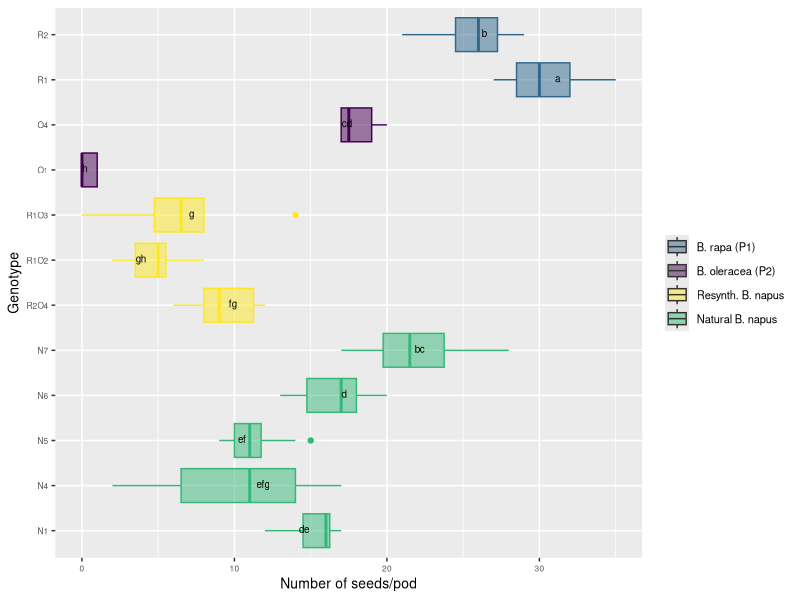

Write R code to recreate this figure.
# Comparison 1X: seeds_per_pod in Resynth. B.napus

#install packages 
install.packages("multcompView")
install.packages("viridis")

#load
library(viridis)
library(viridisLite)
library(tidyverse)
library(dplyr)
library(ggplot2)
library(ggpubr)
library(datasets)
library(multcompView)

# vollständige Rohdatentabelle laden ##########################################
#Im Projekt EPPN-DATA-ANALYSES ist dies das wd. Kann nicht geändert werden. 
# Daher Rohdatentabelle direkt von dort laden. 
getwd()
DATA <- read_csv("EPPN raw data complete 220419.csv")

#drop first column
DATA = DATA[,2:37]
View(DATA)

str(DATA)

#Correct genotype names of synth. B. napus (was not possible in raw data table without destroying formatting)

# 1.Convert factor to character (nicht nötig, weil Character)
#DATA$Genotype <- as.character(DATA$Genotype) 

# 2. Correct genotype names
DATA$Genotype[DATA$Genotype == "R102"] <- "R1O2"
DATA$Genotype[DATA$Genotype == "R103"] <- "R1O3"
DATA$Genotype[DATA$Genotype == "R204"] <- "R2O4"

# 3.Convert character to factor
DATA$Genotype <- as.factor(DATA$Genotype)   


#Comparison 1X	
# subsetting
comp_1X <- DATA[DATA$Genotype %in% c("R2", "R1", "O1", "O4", "N5", "N6", 
                                     "N1", "N4", "N7", "R2O4", "R1O3", "R1O2"), ]
View(comp_1X)

#create column giving generation###############################################
comp_1X <- comp_1X %>%
  mutate(Generation = case_when(
    Genotype == "R1" ~ "B. rapa (P1)",
    Genotype == "R2" ~ "B. rapa (P1)",
    Genotype == "O1" ~ "B. oleracea (P2)",
    Genotype == "O4" ~ "B. oleracea (P2)",
    Genotype == "R2O4" ~ "Resynth. B. napus",
    Genotype == "R1O3" ~ "Resynth. B. napus",
    Genotype == "R1O2" ~ "Resynth. B. napus",
    Genotype == "N1" ~ "Natural B. napus",
    Genotype == "N4" ~ "Natural B. napus",
    Genotype == "N5" ~ "Natural B. napus",
    Genotype == "N6" ~ "Natural B. napus",
    Genotype == "N7" ~ "Natural B. napus"))
view(comp_1X)


# Boxplot with CLD nach Rosane Rech##########################################################

# analysis of variance
anova <- aov(seeds_per_pod ~ Genotype, data = comp_1X)
summary(anova)

# Tukey's test
tukey <- TukeyHSD(anova)
print(tukey)

# compact letter display
cld <- multcompLetters4(anova, tukey)
print(cld)

# table with factors and 3rd quantile
Tk <- group_by(comp_1X, Genotype) %>%
  summarise(mean = round(mean(seeds_per_pod, na.rm = TRUE), digits = 1), quant = round(quantile(seeds_per_pod, probs = 0.75, na.rm = TRUE), digits = 1)) %>%
  arrange(desc(mean)) #WICHTIG: arrange(desc(mean)) muss hier rein!!!

# extracting the compact letter display and adding to the Tk table
cld <- as.data.frame.list(cld$Genotype)
Tk$cld <- cld$Letters

#create column giving generation###############################################
ANOVA_Tukey_1X <- Tk %>%
  mutate(Generation = case_when(
    Genotype == "R1" ~ "B. rapa (P1)",
    Genotype == "R2" ~ "B. rapa (P1)",
    Genotype == "O1" ~ "B. oleracea (P2)",
    Genotype == "O4" ~ "B. oleracea (P2)",
    Genotype == "R2O4" ~ "Resynth. B. napus",
    Genotype == "R1O3" ~ "Resynth. B. napus",
    Genotype == "R1O2" ~ "Resynth. B. napus",
    Genotype == "N1" ~ "Natural B. napus",
    Genotype == "N4" ~ "Natural B. napus",
    Genotype == "N5" ~ "Natural B. napus",
    Genotype == "N6" ~ "Natural B. napus",
    Genotype == "N7" ~ "Natural B. napus"))
view(ANOVA_Tukey_1X)

#Reordering
# Reorder factor levels in comp_1X and ANOVA_Tukey_1X, ohne Umbenennung
comp_1X$Genotype <- factor(comp_1X$Genotype,     
                             levels = c("N1", "N4", "N5", "N6", "N7", "R2O4", "R1O2", "R1O3", "O1", "O4", "R1", "R2"))


ANOVA_Tukey_1X$Genotype <- factor(ANOVA_Tukey_1X$Genotype,     
                                    levels = c("N1", "N4", "N5", "N6", "N7", "R2O4", "R1O2", "R1O3", "O1", "O4", "R1", "R2"))

#boxplot ## seeds_per_pod ###
ggplot(comp_1X, aes(Genotype, seeds_per_pod, fill = Generation, color = Generation)) + 
  geom_boxplot() +
  labs(x="Genotype", y="Number of seeds/pod") +
  geom_text(data = ANOVA_Tukey_1X, aes(x = Genotype, y = quant, label = cld), color = "black", size = 2.5, vjust = 0.3, hjust = 3) +
  coord_flip() +
  theme(axis.title = element_text(size = 14),
        legend.text = element_text(size = 8),
        legend.title= element_blank(),
        axis.title.x = element_text(size = 10),
        axis.title.y = element_text(size = 10),
        axis.text.x = element_text(size = 6),
        axis.text.y = element_text(size = 6)) +
  scale_color_viridis(discrete = TRUE, option = "D", direction = 1, guide = "none", alpha = 1) +  #legend removed by guide = "none" 
  scale_fill_viridis(discrete = TRUE, option = "D", direction = 1, alpha = 0.5, 
                     breaks = c("B. rapa (P1)", "B. oleracea (P2)", "Resynth. B. napus", "Natural B. napus"),
                     labels = c("B. rapa (P1)", "B. oleracea (P2)", "Resynth. B. napus", "Natural B. napus"))   ##reorder legend labels!
